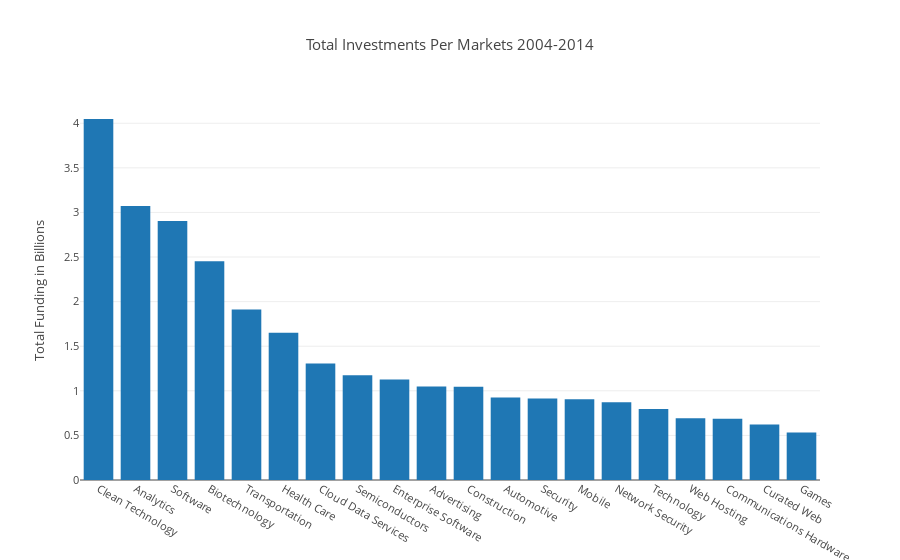

Notebook code cell kept with this figure:
### Code cell
funding_in_markets_bar = [go.Bar(
            x=largest,
            y=[market_funding_dict[x]/1e3 for x in largest]
    )]

iplot({'data':funding_in_markets_bar, 'layout':{'title': 'Total Investments Per Markets 2004-2014',
                          'font': dict(size=11),
                          'yaxis': dict(title='Total Funding in Billions')}}, filename='basic-bar')

### Figure 1 — Plotly figure (JSON) as saved in the notebook; plotly's stock layout.template omitted (floating-point values rounded to 4 significant figures)
{"data": [{"type": "bar", "uid": "41c97234-dd45-11e8-b108-6a000073fc60", "x": ["Clean Technology", "Analytics", "Software", "Biotechnology", "Transportation", "Health Care", "Cloud Data Services", "Semiconductors", "Enterprise Software", "Advertising", "Construction", "Automotive", "Security", "Mobile", "Network Security", "Technology", "Web Hosting", "Communications Hardware", "Curated Web", "Games"], "y": [4.048, 3.073, 2.905, 2.452, 1.911, 1.65, 1.305, 1.174, 1.128, 1.047, 1.045, 0.9252, 0.9144, 0.906, 0.8712, 0.7956, 0.6913, 0.6875, 0.6214, 0.5318]}], "layout": {"font": {"size": 11}, "title": "Total Investments Per Markets 2004-2014", "yaxis": {"title": "Total Funding in Billions"}}}
